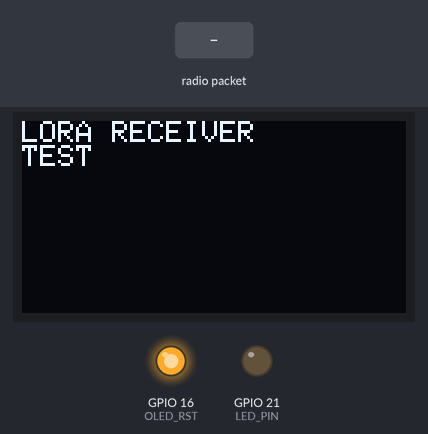
A program run on a simulated ESP32. Shown: 128×64 one-colour display, output pins drawn as LEDs (lit = HIGH). Inputs (shaded band) come from the test bench. No radio packets arrive unless stated; what the program prints to the serial monitor is not drawn.

Above: at 1.2 s.
1.3 s: radio packet "5" arrives
At 3.5 s:
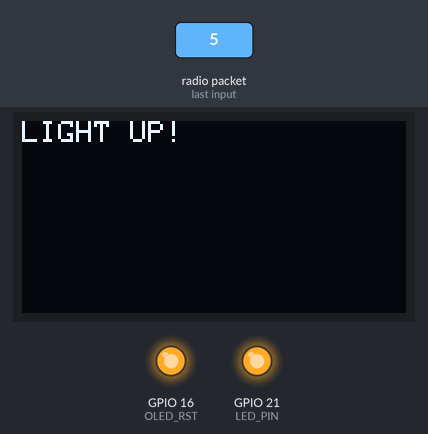
3.8 s: radio packet "200" arrives
At 5.4 s:
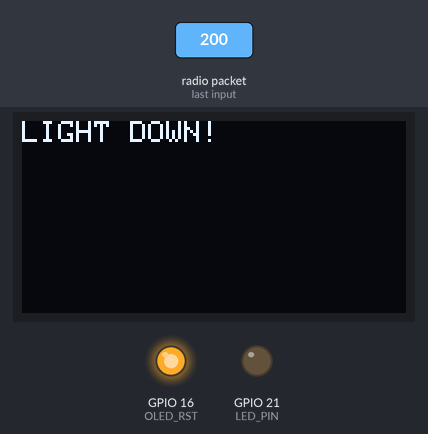
6.3 s: radio packet "90" arrives
At 8.5 s:
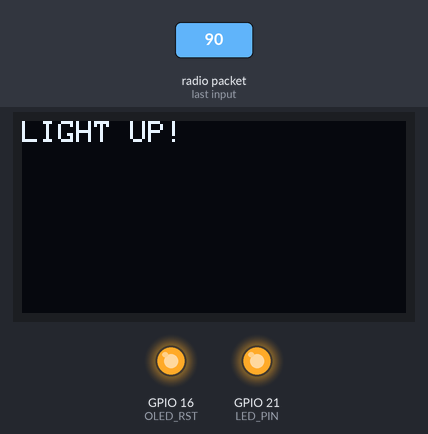
Timing chart, 0 to 10.0 s (numbered marks = the images above; inputs shaded):
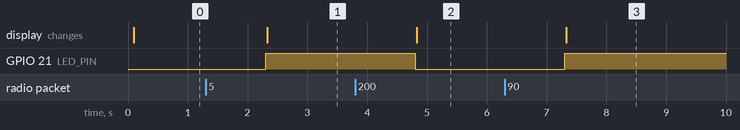

Measured:
- after the input at 1.3 s, GPIO 21 (LED_PIN): LOW → HIGH after 1.0 s; the display: changes after 1.0 s (image 1)
- after the input at 3.8 s, GPIO 21 (LED_PIN): HIGH → LOW after 1.0 s; the display: changes after 1.0 s (image 2)
- after the input at 6.3 s, GPIO 21 (LED_PIN): LOW → HIGH after 1.0 s; the display: changes after 1.0 s (image 3)

The program:

main.cpp
```cpp
#include <Arduino.h>

//Libraries for LoRa
#include <SPI.h>
#include <LoRa.h>

//Libraries for OLED Display
#include <Wire.h>
#include <Adafruit_GFX.h>
#include <Adafruit_SSD1306.h>

//define the pins used by the LoRa transceiver module
#define SCK 5
#define MISO 19
#define MOSI 27
#define SS 18
#define RST 14
#define DIO0 26

//433E6 for Asia
//866E6 for Europe
//915E6 for North America
#define BAND 866E6

//OLED pins
#define OLED_SDA 4
#define OLED_SCL 15
#define OLED_RST 16
#define SCREEN_WIDTH 128 // OLED display width, in pixels
#define SCREEN_HEIGHT 64 // OLED display height, in pixels

#define LED_PIN 21

Adafruit_SSD1306 display(SCREEN_WIDTH, SCREEN_HEIGHT, &Wire, OLED_RST);

String LoRaData;

void printToScreen(String firstLine, String secondLine, String thirdLine, String fourthLine){
  display.clearDisplay();
  display.setTextSize(1);
  display.setTextColor(WHITE);
  display.setCursor(0,0);
  display.println(firstLine);
  display.println(secondLine);
  display.println(thirdLine);
  display.println(fourthLine);
  display.display();
}

void lightLed(int analogValue, int threshold){
  //ledcWrite(0, map(analogValue, 0, 4095, 255, 0));
  if(analogValue < threshold){
    digitalWrite(LED_PIN, HIGH);
    printToScreen("LIGHT UP!", "", "", "");
  }
  else{
    digitalWrite(LED_PIN, LOW);
    printToScreen("LIGHT DOWN!", "", "", "");
  }
}


void setup() {
  //initialize Serial Monitor
  Serial.begin(115200);

  //initialize OLED
  pinMode(OLED_RST, OUTPUT);
  digitalWrite(OLED_RST, LOW);
  delay(20);
  digitalWrite(OLED_RST, HIGH);
  Wire.begin(OLED_SDA, OLED_SCL);
  if(!display.begin(SSD1306_SWITCHCAPVCC, 0x3c, false, false)) { // Address 0x3C for 128x32
    Serial.println(F("SSD1306 allocation failed"));
    for(;;); // Don't proceed, loop forever
  }

  printToScreen("LORA RECEIVER", "TEST", "", "");

  Serial.println("LoRa Receiver Test");

  //SPI LoRa pins
  SPI.begin(SCK, MISO, MOSI, SS);
  //setup LoRa transceiver module
  LoRa.setPins(SS, RST, DIO0);

  if (!LoRa.begin(BAND)) {
    Serial.println("Starting LoRa failed!");
    while (1);
  }

  pinMode(LED_PIN, OUTPUT);


  //ledcSetup(0, 5000, 8);
  //ledcAttachPin(LED_PIN, 0); //

}

void loop() {
  int packetSize = LoRa.parsePacket();
  if (packetSize) {
    int value;
    Serial.print("Received packet ");
    while (LoRa.available()) {
      LoRaData = LoRa.readString();
      Serial.print(LoRaData + "number value: ");
      value = LoRaData.toInt();
      Serial.print(value);
    }
    int rssi = LoRa.packetRssi();
    Serial.print("  with RSSI ");
    Serial.println(rssi);
    lightLed(value, 100);
  }
}
```
